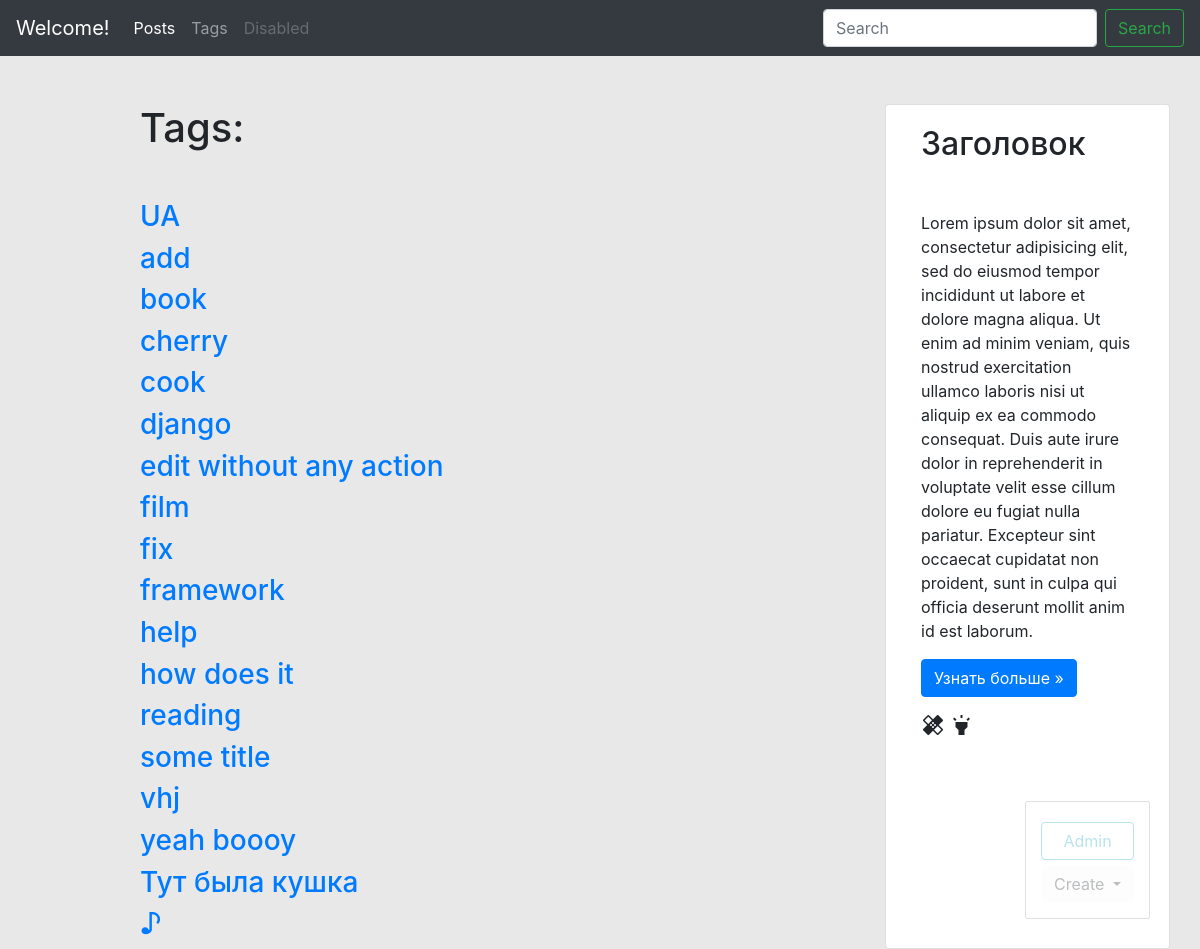
The app's page /blog/tags/ (signed in) with its own data.
### blog/models.py (models this page shows, shortened)
class Tag(models.Model):
    title = models.CharField(max_length=50)
    slug = models.SlugField(max_length=50, unique=True)
    def get_absolute_url(self):
        return reverse('tag_detail_url', kwargs={'slug': self.slug})
    class Meta:
        ordering = ['title']

### blog/views.py (the view)
# urls.py: path('tags/', tags_list, name='tags_list_url'),
def tags_list(request):
    tags = Tag.objects.all()
    return render(request, 'blog/tags_list.html', context={'tags': tags})

### blog/templates/blog/tags_list.html (shortened to what this page needs)
{% extends 'blog/base_blog.html' %}
{% block content %}
  <h1 class="mb-5">Tags:</h1>
  {% for tag in tags %}
      <h3><a href="{{ tag.get_absolute_url }}">{{tag.title}}</a></h3>
  {% endfor %}
{% endblock %}

### records on screen
Tag: title "UA"
Tag: title "add"
Tag: title "book"
Tag: title "cherry"
Tag: title "cook"
Tag: title "django"
Tag: title "edit without any action"
Tag: title "film"
Tag: title "fix"
Tag: title "framework"
Tag: title "help"
Tag: title "how does it"
Tag: title "reading"
Tag: title "some title"
Tag: title "vhj"
Tag: title "yeah boooy"
Tag: title "Тут была кушка"
Tag: title "♪"
